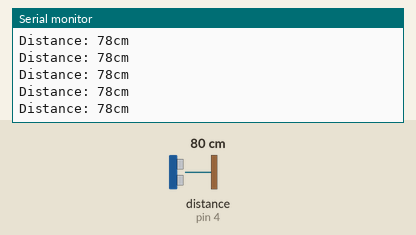
A sketch run on a simulated Arduino Uno, built with avr-gcc and run on an emulated ATmega328P. Parts: the last lines printed to the serial monitor. Wiring (inferred from the names in the program): ultrasonic range finder: trigger pin 5; echo pin 4. The test bench sets the inputs (shaded band); at power-on: distance to the obstacle (sensor on pin 4) 80 cm. The echo pulse lasts 58.3 µs per cm.

Above: at 1.2 s.
1.3 s: distance to the obstacle (sensor on pin 4) set to 120 cm
At 2.1 s:
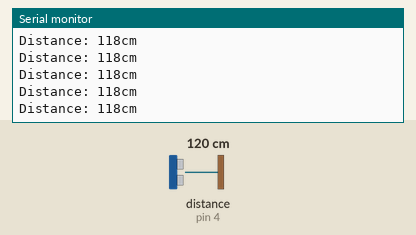
4.3 s: distance to the obstacle (sensor on pin 4) set to 18 cm
At 4.8 s:
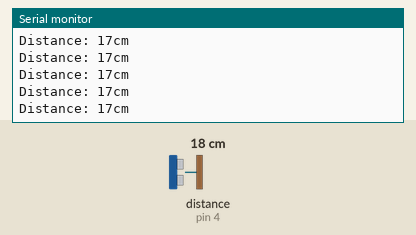
13.3 s: distance to the obstacle (sensor on pin 4) set to 2 cm
At 14.4 s:
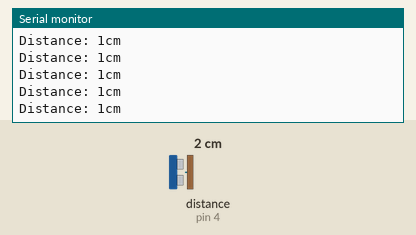
16.3 s: distance to the obstacle (sensor on pin 4) set to 299 cm
At 17.3 s:
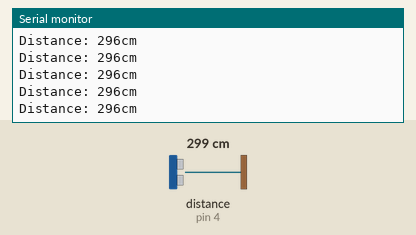
19.3 s: distance to the obstacle (sensor on pin 4) set to 250 cm
At 19.8 s:
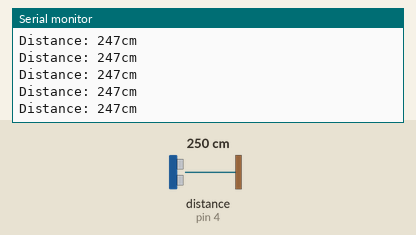
22.3 s: distance to the obstacle (sensor on pin 4) set to 35 cm
At 22.8 s:
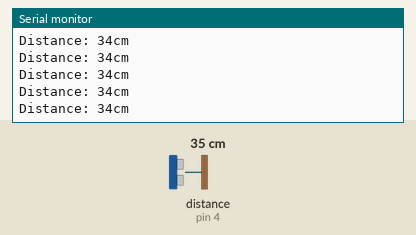
Timing chart, 0 to 25.3 s (numbered marks = the images above; inputs shaded):
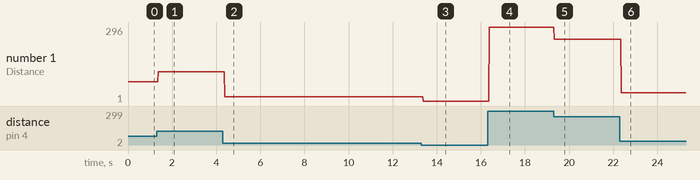

Measured:
- after the input at 1.3 s, the serial monitor: prints a new line after 0.07 s (image 1)
- after the input at 4.3 s, the serial monitor: prints a new line after 0.08 s (image 2)
- after the input at 13.3 s, the serial monitor: prints a new line after 0.08 s (image 3)
- after the input at 16.3 s, the serial monitor: prints a new line after 0.07 s (image 4)
- after the input at 19.3 s, the serial monitor: prints a new line at once (image 5)
- after the input at 22.3 s, the serial monitor: prints a new line after 0.07 s (image 6)
- plotted number 1: 78 → 118 after the input at 1.3 s, 118 → 17 after the input at 4.3 s, 17 → 1 after the input at 13.3 s, 1 → 296 after the input at 16.3 s, 296 → 247 after the input at 19.3 s

The sketch:

Project_2-1.ino
```cpp
long duration;
long distance;

#define TRIGPIN 5
#define ECHOPIN 4

void setup() {
  pinMode(TRIGPIN, OUTPUT);
  pinMode(ECHOPIN, INPUT);
  Serial.begin(9600);
}

void loop() {
  digitalWrite(TRIGPIN, LOW);
  delayMicroseconds(2);
  digitalWrite(TRIGPIN, HIGH);
  delayMicroseconds(10);
  digitalWrite(TRIGPIN, LOW);

  duration = pulseIn(ECHOPIN, HIGH);
  distance = duration * 0.017;
  Serial.print("Distance: ");
  Serial.print(distance);
  Serial.println("cm");


}
```
